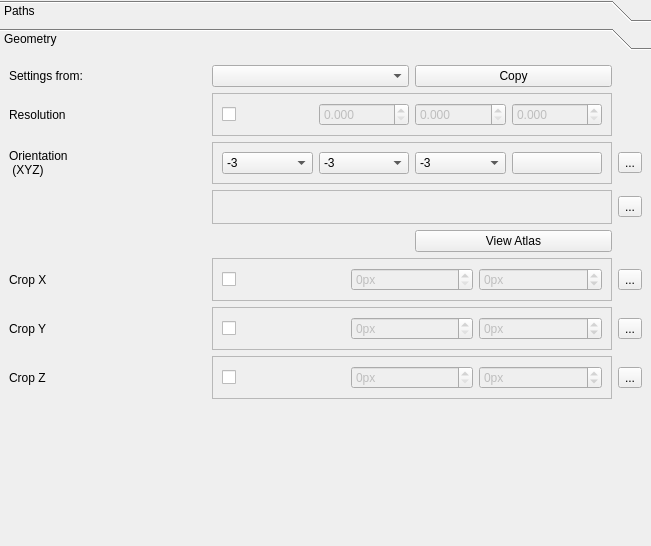
<?xml version="1.0" encoding="UTF-8"?>
<ui version="4.0">
 <class>Form</class>
 <widget class="QWidget" name="Form">
  <property name="geometry">
   <rect>
    <x>0</x>
    <y>0</y>
    <width>651</width>
    <height>546</height>
   </rect>
  </property>
  <property name="windowTitle">
   <string>Form</string>
  </property>
  <layout class="QVBoxLayout" name="verticalLayout">
   <property name="leftMargin">
    <number>0</number>
   </property>
   <property name="topMargin">
    <number>0</number>
   </property>
   <property name="rightMargin">
    <number>0</number>
   </property>
   <property name="bottomMargin">
    <number>0</number>
   </property>
   <item>
    <widget class="QToolBox" name="toolBox">
     <property name="currentIndex">
      <number>1</number>
     </property>
     <widget class="QWidget" name="pathPage">
      <property name="geometry">
       <rect>
        <x>0</x>
        <y>0</y>
        <width>651</width>
        <height>486</height>
       </rect>
      </property>
      <attribute name="label">
       <string>Paths</string>
      </attribute>
      <layout class="QGridLayout" name="gridLayout">
       <item row="0" column="0">
        <widget class="QLabel" name="label">
         <property name="text">
          <string>Channel name:</string>
         </property>
        </widget>
       </item>
       <item row="0" column="1">
        <widget class="QLineEdit" name="nameLineEdit"/>
       </item>
       <item row="1" column="0">
        <widget class="QLabel" name="label_2">
         <property name="text">
          <string>Data type:</string>
         </property>
        </widget>
       </item>
       <item row="1" column="1">
        <widget class="QComboBox" name="dataTypeComboBox"/>
       </item>
       <item row="2" column="0">
        <widget class="QLabel" name="label_3">
         <property name="text">
          <string>Extension:</string>
         </property>
        </widget>
       </item>
       <item row="2" column="1">
        <widget class="QComboBox" name="extensionComboBox"/>
       </item>
       <item row="3" column="0">
        <widget class="QLabel" name="label_4">
         <property name="text">
          <string>Path:</string>
         </property>
        </widget>
       </item>
       <item row="3" column="1">
        <widget class="QPlainTextEdit" name="pathPlainTextEdit"/>
       </item>
       <item row="4" column="0">
        <widget class="QLabel" name="label_5">
         <property name="text">
          <string>Comments</string>
         </property>
        </widget>
       </item>
       <item row="4" column="1">
        <widget class="QPlainTextEdit" name="commentsPlainTextEdit"/>
       </item>
      </layout>
     </widget>
     <widget class="QWidget" name="geometryPage">
      <property name="geometry">
       <rect>
        <x>0</x>
        <y>0</y>
        <width>651</width>
        <height>486</height>
       </rect>
      </property>
      <attribute name="label">
       <string>Geometry</string>
      </attribute>
      <layout class="QGridLayout" name="gridLayout_2">
       <item row="1" column="0">
        <widget class="QLabel" name="label_7">
         <property name="toolTip">
          <string>Resolution of the raw dataset. Uncheck to read from the metadata.</string>
         </property>
         <property name="text">
          <string>Settings from:</string>
         </property>
        </widget>
       </item>
       <item row="4" column="1" colspan="2">
        <widget class="QFrame" name="miniBrainFrame">
         <property name="toolTip">
          <string>The orientation of the sample</string>
         </property>
         <property name="whatsThis">
          <string>&lt;html&gt;&lt;head/&gt;&lt;body&gt;&lt;p&gt;This is a sketch of the sample as it was oriented during your scan.&lt;/p&gt;&lt;/body&gt;&lt;/html&gt;</string>
         </property>
         <property name="frameShape">
          <enum>QFrame::StyledPanel</enum>
         </property>
         <property name="frameShadow">
          <enum>QFrame::Raised</enum>
         </property>
         <layout class="QVBoxLayout" name="verticalLayout_3">
          <item>
           <layout class="QHBoxLayout" name="miniBrainLayout">
            <item alignment="Qt::AlignHCenter">
             <widget class="QLabel" name="miniBrainLabel">
              <property name="text">
               <string/>
              </property>
             </widget>
            </item>
           </layout>
          </item>
         </layout>
        </widget>
       </item>
       <item row="8" column="3">
        <widget class="QToolButton" name="sampleCropZLblInfoToolButton">
         <property name="text">
          <string>...</string>
         </property>
         <property name="icon">
          <iconset resource="icons.qrc">
           <normaloff>:/icons/icons/info.svg</normaloff>:/icons/icons/info.svg</iconset>
         </property>
        </widget>
       </item>
       <item row="7" column="3">
        <widget class="QToolButton" name="sampleCropYLblInfoToolButton">
         <property name="text">
          <string>...</string>
         </property>
         <property name="icon">
          <iconset resource="icons.qrc">
           <normaloff>:/icons/icons/info.svg</normaloff>:/icons/icons/info.svg</iconset>
         </property>
        </widget>
       </item>
       <item row="8" column="1" colspan="2">
        <widget class="QFrame" name="sliceZDoublet">
         <property name="frameShape">
          <enum>QFrame::StyledPanel</enum>
         </property>
         <property name="frameShadow">
          <enum>QFrame::Raised</enum>
         </property>
         <property name="disabledValue" stdset="0">
          <string>None</string>
         </property>
         <property name="individuallyDisableable" stdset="0">
          <bool>false</bool>
         </property>
         <layout class="QHBoxLayout" name="horizontalLayout_7">
          <item>
           <widget class="QCheckBox" name="checkBox_3">
            <property name="text">
             <string/>
            </property>
           </widget>
          </item>
          <item>
           <widget class="QSpinBox" name="spinBox_25">
            <property name="enabled">
             <bool>false</bool>
            </property>
            <property name="suffix">
             <string>px</string>
            </property>
            <property name="maximum">
             <number>65535</number>
            </property>
           </widget>
          </item>
          <item>
           <widget class="QSpinBox" name="spinBox_26">
            <property name="enabled">
             <bool>false</bool>
            </property>
            <property name="suffix">
             <string>px</string>
            </property>
            <property name="minimum">
             <number>-1</number>
            </property>
            <property name="maximum">
             <number>65535</number>
            </property>
           </widget>
          </item>
         </layout>
        </widget>
       </item>
       <item row="7" column="0">
        <widget class="QLabel" name="sampleCropYLbl">
         <property name="toolTip">
          <string>How the sample is cropped along Y</string>
         </property>
         <property name="whatsThis">
          <string>&lt;html&gt;&lt;head/&gt;&lt;body&gt;&lt;p&gt;How to crop the atlas along Y to match the sample. &lt;span style=&quot; color:#729fcf;&quot;&gt;NOTE: Values in pixels.&lt;/span&gt; To select the appropriate values, open the atlas in the same orientation (in ClearMap/Resources/Atlas).&lt;/p&gt;&lt;/body&gt;&lt;/html&gt;</string>
         </property>
         <property name="text">
          <string>Crop Y</string>
         </property>
        </widget>
       </item>
       <item row="6" column="1" colspan="2">
        <widget class="QFrame" name="sliceXDoublet">
         <property name="frameShape">
          <enum>QFrame::StyledPanel</enum>
         </property>
         <property name="frameShadow">
          <enum>QFrame::Raised</enum>
         </property>
         <property name="disabledValue" stdset="0">
          <string>None</string>
         </property>
         <property name="individuallyDisableable" stdset="0">
          <bool>false</bool>
         </property>
         <layout class="QHBoxLayout" name="horizontalLayout_2">
          <item>
           <widget class="QCheckBox" name="checkBox">
            <property name="text">
             <string/>
            </property>
           </widget>
          </item>
          <item>
           <widget class="QSpinBox" name="spinBox_19">
            <property name="enabled">
             <bool>false</bool>
            </property>
            <property name="suffix">
             <string>px</string>
            </property>
            <property name="maximum">
             <number>65535</number>
            </property>
           </widget>
          </item>
          <item>
           <widget class="QSpinBox" name="spinBox_20">
            <property name="enabled">
             <bool>false</bool>
            </property>
            <property name="suffix">
             <string>px</string>
            </property>
            <property name="minimum">
             <number>-1</number>
            </property>
            <property name="maximum">
             <number>65535</number>
            </property>
           </widget>
          </item>
         </layout>
        </widget>
       </item>
       <item row="6" column="0">
        <widget class="QLabel" name="sampleCropXLbl">
         <property name="toolTip">
          <string>How the sample is cropped along X</string>
         </property>
         <property name="whatsThis">
          <string>&lt;html&gt;&lt;head/&gt;&lt;body&gt;&lt;p&gt;How to crop the atlas along X to match the sample. &lt;span style=&quot; color:#729fcf;&quot;&gt;NOTE: Values in pixels.&lt;/span&gt; To select the appropriate values, open the atlas in the same orientation (in ClearMap/Resources/Atlas).&lt;/p&gt;&lt;/body&gt;&lt;/html&gt;</string>
         </property>
         <property name="text">
          <string>Crop X</string>
         </property>
        </widget>
       </item>
       <item row="5" column="2">
        <widget class="QPushButton" name="sampleViewAtlasPushButton">
         <property name="text">
          <string>View Atlas</string>
         </property>
        </widget>
       </item>
       <item row="7" column="1" colspan="2">
        <widget class="QFrame" name="sliceYDoublet">
         <property name="frameShape">
          <enum>QFrame::StyledPanel</enum>
         </property>
         <property name="frameShadow">
          <enum>QFrame::Raised</enum>
         </property>
         <property name="disabledValue" stdset="0">
          <string>None</string>
         </property>
         <property name="individuallyDisableable" stdset="0">
          <bool>false</bool>
         </property>
         <layout class="QHBoxLayout" name="horizontalLayout_3">
          <item>
           <widget class="QCheckBox" name="checkBox_2">
            <property name="text">
             <string/>
            </property>
           </widget>
          </item>
          <item>
           <widget class="QSpinBox" name="spinBox_22">
            <property name="enabled">
             <bool>false</bool>
            </property>
            <property name="suffix">
             <string>px</string>
            </property>
            <property name="maximum">
             <number>65535</number>
            </property>
           </widget>
          </item>
          <item>
           <widget class="QSpinBox" name="spinBox_23">
            <property name="enabled">
             <bool>false</bool>
            </property>
            <property name="suffix">
             <string>px</string>
            </property>
            <property name="minimum">
             <number>-1</number>
            </property>
            <property name="maximum">
             <number>65535</number>
            </property>
           </widget>
          </item>
         </layout>
        </widget>
       </item>
       <item row="6" column="3">
        <widget class="QToolButton" name="sampleCropXLblInfoToolButton">
         <property name="text">
          <string>...</string>
         </property>
         <property name="icon">
          <iconset resource="icons.qrc">
           <normaloff>:/icons/icons/info.svg</normaloff>:/icons/icons/info.svg</iconset>
         </property>
        </widget>
       </item>
       <item row="9" column="1">
        <spacer name="verticalSpacer">
         <property name="orientation">
          <enum>Qt::Vertical</enum>
         </property>
         <property name="sizeHint" stdset="0">
          <size>
           <width>20</width>
           <height>142</height>
          </size>
         </property>
        </spacer>
       </item>
       <item row="3" column="1" colspan="2">
        <widget class="QFrame" name="frame">
         <property name="frameShape">
          <enum>QFrame::StyledPanel</enum>
         </property>
         <property name="frameShadow">
          <enum>QFrame::Raised</enum>
         </property>
         <layout class="QHBoxLayout" name="horizontalLayout">
          <item>
           <widget class="QComboBox" name="orient_x">
            <property name="minimumSize">
             <size>
              <width>10</width>
              <height>0</height>
             </size>
            </property>
            <property name="currentText">
             <string>-3</string>
            </property>
            <item>
             <property name="text">
              <string>-3</string>
             </property>
            </item>
            <item>
             <property name="text">
              <string>-2</string>
             </property>
            </item>
            <item>
             <property name="text">
              <string>-1</string>
             </property>
            </item>
            <item>
             <property name="text">
              <string>1</string>
             </property>
            </item>
            <item>
             <property name="text">
              <string>2</string>
             </property>
            </item>
            <item>
             <property name="text">
              <string>3</string>
             </property>
            </item>
           </widget>
          </item>
          <item>
           <widget class="QComboBox" name="orient_y">
            <property name="minimumSize">
             <size>
              <width>10</width>
              <height>0</height>
             </size>
            </property>
            <property name="currentText">
             <string>-3</string>
            </property>
            <item>
             <property name="text">
              <string>-3</string>
             </property>
            </item>
            <item>
             <property name="text">
              <string>-2</string>
             </property>
            </item>
            <item>
             <property name="text">
              <string>-1</string>
             </property>
            </item>
            <item>
             <property name="text">
              <string>1</string>
             </property>
            </item>
            <item>
             <property name="text">
              <string>2</string>
             </property>
            </item>
            <item>
             <property name="text">
              <string>3</string>
             </property>
            </item>
           </widget>
          </item>
          <item>
           <widget class="QComboBox" name="orient_z">
            <property name="minimumSize">
             <size>
              <width>10</width>
              <height>0</height>
             </size>
            </property>
            <property name="currentText">
             <string>-3</string>
            </property>
            <item>
             <property name="text">
              <string>-3</string>
             </property>
            </item>
            <item>
             <property name="text">
              <string>-2</string>
             </property>
            </item>
            <item>
             <property name="text">
              <string>-1</string>
             </property>
            </item>
            <item>
             <property name="text">
              <string>1</string>
             </property>
            </item>
            <item>
             <property name="text">
              <string>2</string>
             </property>
            </item>
            <item>
             <property name="text">
              <string>3</string>
             </property>
            </item>
           </widget>
          </item>
          <item>
           <widget class="QPushButton" name="plotMiniBrainPushButton">
            <property name="text">
             <string/>
            </property>
            <property name="icon">
             <iconset resource="icons.qrc">
              <normaloff>:/icons/icons/search.svg</normaloff>:/icons/icons/search.svg</iconset>
            </property>
           </widget>
          </item>
         </layout>
        </widget>
       </item>
       <item row="8" column="0">
        <widget class="QLabel" name="sampleCropZLbl">
         <property name="toolTip">
          <string>How the sample is cropped along Z</string>
         </property>
         <property name="whatsThis">
          <string>&lt;html&gt;&lt;head/&gt;&lt;body&gt;&lt;p&gt;How to crop the atlas along Z to match the sample. &lt;span style=&quot; color:#729fcf;&quot;&gt;NOTE: Values in pixels.&lt;/span&gt; To select the appropriate values, open the atlas in the same orientation (in ClearMap/Resources/Atlas).&lt;/p&gt;&lt;/body&gt;&lt;/html&gt;</string>
         </property>
         <property name="text">
          <string>Crop Z</string>
         </property>
        </widget>
       </item>
       <item row="4" column="3">
        <widget class="QToolButton" name="miniBrainFrameInfoToolButton">
         <property name="text">
          <string>...</string>
         </property>
         <property name="icon">
          <iconset resource="icons.qrc">
           <normaloff>:/icons/icons/info.svg</normaloff>:/icons/icons/info.svg</iconset>
         </property>
        </widget>
       </item>
       <item row="3" column="0">
        <widget class="QLabel" name="sampleOrientationLbl">
         <property name="toolTip">
          <string>The orientation of the sample during acquisition</string>
         </property>
         <property name="whatsThis">
          <string>&lt;html&gt;&lt;head/&gt;&lt;body&gt;&lt;p&gt;The order in which are represented the X, Y and Z axes. A minus sign indicates an inversion of the axis direction. &lt;span style=&quot; color:#edd400;&quot;&gt;WARNING: do not select the same order for multiple axes.&lt;/span&gt;&lt;/p&gt;&lt;p&gt;Once selected, click on the magnifying glass to view the result.&lt;/p&gt;&lt;/body&gt;&lt;/html&gt;</string>
         </property>
         <property name="text">
          <string>Orientation
 (XYZ)</string>
         </property>
        </widget>
       </item>
       <item row="3" column="3">
        <widget class="QToolButton" name="sampleOrientationInfoToolButton">
         <property name="text">
          <string>...</string>
         </property>
         <property name="icon">
          <iconset resource="icons.qrc">
           <normaloff>:/icons/icons/info.svg</normaloff>:/icons/icons/info.svg</iconset>
         </property>
        </widget>
       </item>
       <item row="2" column="0">
        <widget class="QLabel" name="label_6">
         <property name="toolTip">
          <string>Resolution of the raw dataset. Uncheck to read from the metadata.</string>
         </property>
         <property name="text">
          <string>Resolution</string>
         </property>
        </widget>
       </item>
       <item row="2" column="1" colspan="2">
        <widget class="QFrame" name="resolutionTriplet">
         <property name="sizePolicy">
          <sizepolicy hsizetype="Minimum" vsizetype="Preferred">
           <horstretch>0</horstretch>
           <verstretch>0</verstretch>
          </sizepolicy>
         </property>
         <property name="frameShape">
          <enum>QFrame::StyledPanel</enum>
         </property>
         <property name="frameShadow">
          <enum>QFrame::Raised</enum>
         </property>
         <property name="disabledValue" stdset="0">
          <string>'auto'</string>
         </property>
         <layout class="QHBoxLayout" name="horizontalLayout_4">
          <property name="sizeConstraint">
           <enum>QLayout::SetDefaultConstraint</enum>
          </property>
          <item>
           <widget class="QCheckBox" name="checkBox_4">
            <property name="text">
             <string/>
            </property>
           </widget>
          </item>
          <item>
           <widget class="QDoubleSpinBox" name="doubleSpinBox_1">
            <property name="enabled">
             <bool>false</bool>
            </property>
            <property name="decimals">
             <number>3</number>
            </property>
           </widget>
          </item>
          <item>
           <widget class="QDoubleSpinBox" name="doubleSpinBox_2">
            <property name="enabled">
             <bool>false</bool>
            </property>
            <property name="decimals">
             <number>3</number>
            </property>
           </widget>
          </item>
          <item>
           <widget class="QDoubleSpinBox" name="doubleSpinBox_3">
            <property name="enabled">
             <bool>false</bool>
            </property>
            <property name="decimals">
             <number>3</number>
            </property>
           </widget>
          </item>
         </layout>
        </widget>
       </item>
       <item row="1" column="1">
        <widget class="QComboBox" name="sampleChannelGeometryChannelComboBox"/>
       </item>
       <item row="1" column="2">
        <widget class="QPushButton" name="sampleChannelGeometryChannelCopyPushButton">
         <property name="text">
          <string>Copy</string>
         </property>
        </widget>
       </item>
      </layout>
     </widget>
    </widget>
   </item>
  </layout>
 </widget>
 <resources>
  <include location="icons.qrc"/>
 </resources>
 <connections>
  <connection>
   <sender>checkBox_4</sender>
   <signal>toggled(bool)</signal>
   <receiver>doubleSpinBox_1</receiver>
   <slot>setEnabled(bool)</slot>
   <hints>
    <hint type="sourcelabel">
     <x>230</x>
     <y>85</y>
    </hint>
    <hint type="destinationlabel">
     <x>346</x>
     <y>92</y>
    </hint>
   </hints>
  </connection>
  <connection>
   <sender>checkBox_4</sender>
   <signal>toggled(bool)</signal>
   <receiver>doubleSpinBox_2</receiver>
   <slot>setEnabled(bool)</slot>
   <hints>
    <hint type="sourcelabel">
     <x>234</x>
     <y>91</y>
    </hint>
    <hint type="destinationlabel">
     <x>455</x>
     <y>87</y>
    </hint>
   </hints>
  </connection>
  <connection>
   <sender>checkBox_4</sender>
   <signal>toggled(bool)</signal>
   <receiver>doubleSpinBox_3</receiver>
   <slot>setEnabled(bool)</slot>
   <hints>
    <hint type="sourcelabel">
     <x>243</x>
     <y>96</y>
    </hint>
    <hint type="destinationlabel">
     <x>552</x>
     <y>95</y>
    </hint>
   </hints>
  </connection>
  <connection>
   <sender>checkBox</sender>
   <signal>toggled(bool)</signal>
   <receiver>spinBox_19</receiver>
   <slot>setEnabled(bool)</slot>
   <hints>
    <hint type="sourcelabel">
     <x>344</x>
     <y>267</y>
    </hint>
    <hint type="destinationlabel">
     <x>383</x>
     <y>267</y>
    </hint>
   </hints>
  </connection>
  <connection>
   <sender>checkBox</sender>
   <signal>toggled(bool)</signal>
   <receiver>spinBox_20</receiver>
   <slot>setEnabled(bool)</slot>
   <hints>
    <hint type="sourcelabel">
     <x>244</x>
     <y>261</y>
    </hint>
    <hint type="destinationlabel">
     <x>505</x>
     <y>268</y>
    </hint>
   </hints>
  </connection>
  <connection>
   <sender>checkBox_2</sender>
   <signal>toggled(bool)</signal>
   <receiver>spinBox_22</receiver>
   <slot>setEnabled(bool)</slot>
   <hints>
    <hint type="sourcelabel">
     <x>308</x>
     <y>308</y>
    </hint>
    <hint type="destinationlabel">
     <x>395</x>
     <y>308</y>
    </hint>
   </hints>
  </connection>
  <connection>
   <sender>checkBox_2</sender>
   <signal>toggled(bool)</signal>
   <receiver>spinBox_23</receiver>
   <slot>setEnabled(bool)</slot>
   <hints>
    <hint type="sourcelabel">
     <x>233</x>
     <y>314</y>
    </hint>
    <hint type="destinationlabel">
     <x>508</x>
     <y>319</y>
    </hint>
   </hints>
  </connection>
  <connection>
   <sender>checkBox_3</sender>
   <signal>toggled(bool)</signal>
   <receiver>spinBox_25</receiver>
   <slot>setEnabled(bool)</slot>
   <hints>
    <hint type="sourcelabel">
     <x>229</x>
     <y>362</y>
    </hint>
    <hint type="destinationlabel">
     <x>374</x>
     <y>367</y>
    </hint>
   </hints>
  </connection>
  <connection>
   <sender>checkBox_3</sender>
   <signal>toggled(bool)</signal>
   <receiver>spinBox_26</receiver>
   <slot>setEnabled(bool)</slot>
   <hints>
    <hint type="sourcelabel">
     <x>230</x>
     <y>366</y>
    </hint>
    <hint type="destinationlabel">
     <x>505</x>
     <y>366</y>
    </hint>
   </hints>
  </connection>
 </connections>
</ui>
